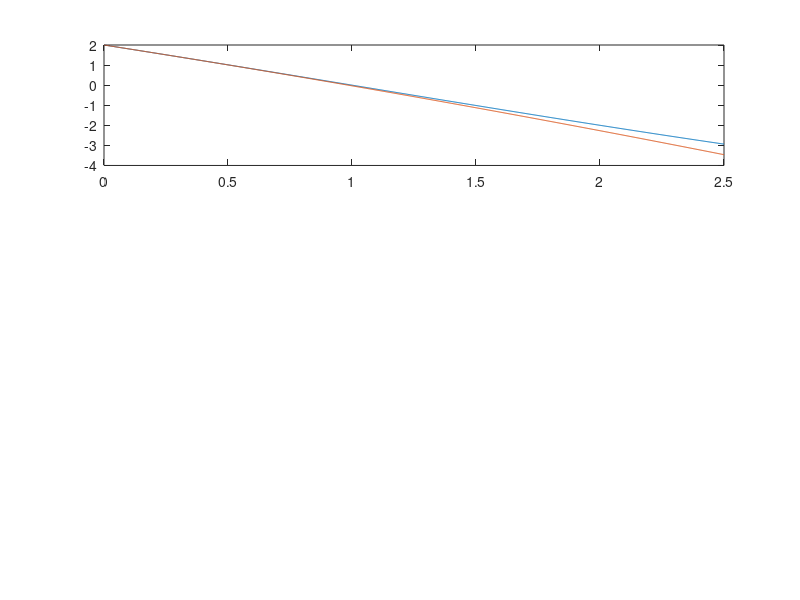

Source code (MATLAB): (Note: this script raises an error after producing the figure.)
%% 4b taylor compare

clear all
close all
clc
tlast = 2.5;

subplot(3,1,1)
a = 2;
eps = 1/pi;
t = linspace(0,tlast,1000);
yexact = -a*cos(eps)*sin(eps.*t)./sin(eps)+a*cos(eps*t);
ytaylor = a - a*cos(eps)*eps.*t/sin(eps)-1/2*a*eps^2.*t.^2;
plot(t,yexact)
hold on
plot(t,ytaylor)
xline(0)
yline(0)
title('$\varepsilon = 1$','FontSize',14,'interpreter','latex')
hold off

subplot(3,1,2)
a = 2;
eps = 2/pi;
t = linspace(0,tlast,1000);
yexact = -a*cos(eps)*sin(eps.*t)./sin(eps)+a*cos(eps*t);
ytaylor = a - a*cos(eps)*eps.*t/sin(eps)-1/2*a*eps^2.*t.^2;
plot(t,yexact)
hold on
plot(t,ytaylor)
xline(0)
yline(0)
title('$\varepsilon = 0.5$','FontSize',14,'interpreter','latex')
hold off

subplot(3,1,3)
a = 2;
eps = 3/pi;
t = linspace(0,tlast,1000);
yexact = -a*cos(eps)*sin(eps.*t)./sin(eps)+a*cos(eps*t);
ytaylor = a - a*cos(eps)*eps.*t/sin(eps)-1/2*a*eps^2.*t.^2;
plot(t,yexact)
hold on
plot(t,ytaylor)
xline(0)
yline(0)
title('$\varepsilon = .1$','FontSize',14,'interpreter','latex')
hold off

